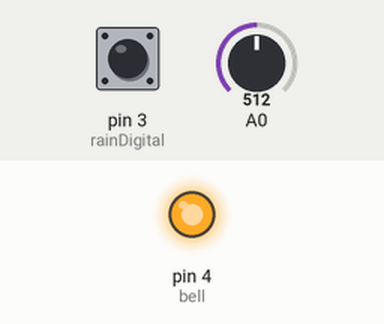
A sketch run on a simulated Arduino Uno, built with avr-gcc and run on an emulated ATmega328P. Parts: output pins drawn as LEDs (lit = HIGH). The test bench sets the inputs (shaded band); at power-on: A0 = 512, pin 3 (rainDigital) HIGH. What the sketch prints to the serial monitor is not drawn.

Above: at 1.2 s.
1.3 s: A0 set to 592
2.8 s: A0 set to 611
At 4.0 s:
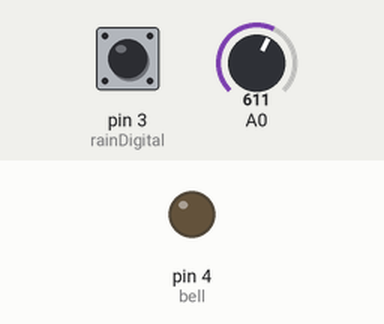
Timing chart, 0 to 5.8 s (numbered marks = the images above; inputs shaded):
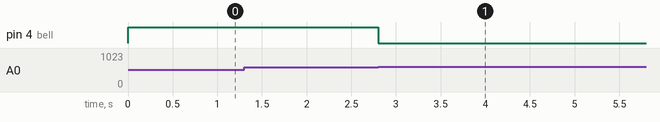

The sketch:

water_sensor.ino
```cpp
int rainAnalog;
int rainDigital = 3;
int rainDigital_stus;
int bell = 4;

void setup() {
  pinMode(rainDigital, INPUT);
  pinMode(bell, OUTPUT);
  Serial.begin(9600);
}

void loop() {
  // Đọc giá trị từ cảm biến
  rainDigital_stus = digitalRead(rainDigital);
  rainAnalog = analogRead(A0);


  if (rainAnalog < 600) {
    digitalWrite(bell, HIGH); // Bật chuông
    Serial.print("TRANG THAI: co nuoc - ");
  }
  else {
    digitalWrite(bell, LOW);  // Tắt chuông
    Serial.print("TRANG THAI: kho rao - ");
  }

  delay(200);
}
```

Measured:
- the behaviour switches between 599 and 600 on A0 (found by bisection; images 0 and 1)
- after the input at 1.3 s, every drawn part: stays the same
- after the input at 2.8 s, pin 4 (bell): HIGH → LOW at once
